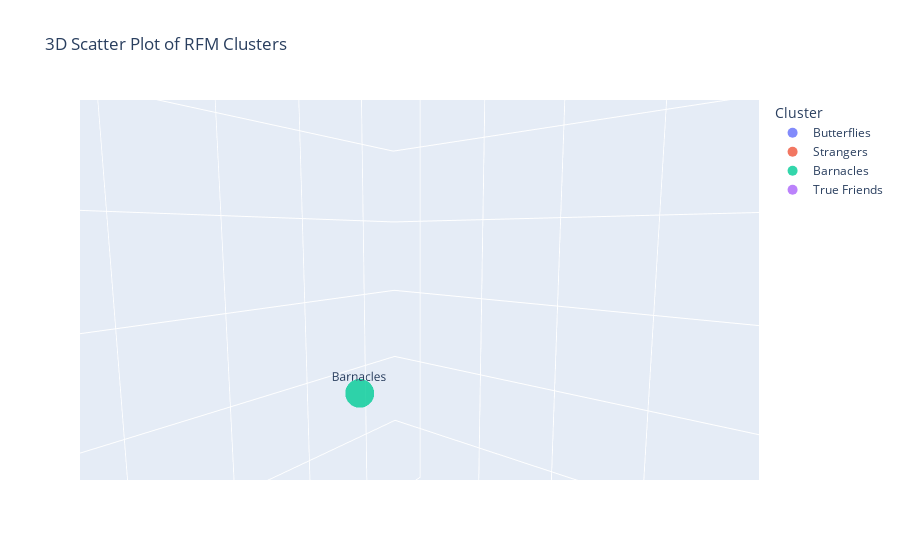

The cell this chart's notebook holds for it:
### Code cell
import plotly.express as px
import pandas as pd

# Sample RFM data (Replace this with your actual dataframe)
data = {
    'RecencyScore': [3.91, 2.56, 7.63, 8.31],
    'FrequencyScore': [6.37, 2.57, 3.95, 8.70],
    'MonetaryScore': [6.55, 2.44, 4.05, 8.61],
    'Cluster': ['Butterflies', 'Strangers', 'Barnacles','True Friends']
}

rfm_df = pd.DataFrame(data)

# 3D Scatter Plot
fig = px.scatter_3d(rfm_df, x='RecencyScore', y='FrequencyScore', z='MonetaryScore', 
                     color='Cluster', text='Cluster',
                     title='3D Scatter Plot of RFM Clusters', 
                     labels={'RecencyScore': 'Recency', 'FrequencyScore': 'Frequency', 'MonetaryScore': 'Monetary'},height=700)

fig.update_traces(marker=dict(size=10, opacity=0.8))
fig.show()

### Figure 1 — Plotly figure (JSON) as saved in the notebook; plotly's stock layout.template omitted (floating-point values rounded to 4 significant figures)
{"data": [{"hovertemplate": "Cluster=%{text}<br>Recency=%{x}<br>Frequency=%{y}<br>Monetary=%{z}<extra></extra>", "legendgroup": "Butterflies", "marker": {"color": "#636efa", "opacity": 0.8, "size": 10, "symbol": "circle"}, "mode": "markers+text", "name": "Butterflies", "scene": "scene", "showlegend": true, "text": ["Butterflies"], "type": "scatter3d", "x": [3.91], "y": [6.37], "z": [6.55]}, {"hovertemplate": "Cluster=%{text}<br>Recency=%{x}<br>Frequency=%{y}<br>Monetary=%{z}<extra></extra>", "legendgroup": "Strangers", "marker": {"color": "#EF553B", "opacity": 0.8, "size": 10, "symbol": "circle"}, "mode": "markers+text", "name": "Strangers", "scene": "scene", "showlegend": true, "text": ["Strangers"], "type": "scatter3d", "x": [2.56], "y": [2.57], "z": [2.44]}, {"hovertemplate": "Cluster=%{text}<br>Recency=%{x}<br>Frequency=%{y}<br>Monetary=%{z}<extra></extra>", "legendgroup": "Barnacles", "marker": {"color": "#00cc96", "opacity": 0.8, "size": 10, "symbol": "circle"}, "mode": "markers+text", "name": "Barnacles", "scene": "scene", "showlegend": true, "text": ["Barnacles"], "type": "scatter3d", "x": [7.63], "y": [3.95], "z": [4.05]}, {"hovertemplate": "Cluster=%{text}<br>Recency=%{x}<br>Frequency=%{y}<br>Monetary=%{z}<extra></extra>", "legendgroup": "True Friends", "marker": {"color": "#ab63fa", "opacity": 0.8, "size": 10, "symbol": "circle"}, "mode": "markers+text", "name": "True Friends", "scene": "scene", "showlegend": true, "text": ["True Friends"], "type": "scatter3d", "x": [8.31], "y": [8.7], "z": [8.61]}], "layout": {"autosize": true, "legend": {"title": {"text": "Cluster"}, "tracegroupgap": 0}, "scene": {"aspectmode": "auto", "aspectratio": {"x": 0.9562, "y": 1.019, "z": 1.026}, "camera": {"center": {"x": 0, "y": 0, "z": 0}, "eye": {"x": -0.2217, "y": 0.28, "z": 0.04177}, "projection": {"type": "perspective"}, "up": {"x": 0, "y": 0, "z": 1}}, "domain": {"x": [0, 1], "y": [0, 1]}, "xaxis": {"title": {"text": "Recency"}, "type": "linear"}, "yaxis": {"title": {"text": "Frequency"}, "type": "linear"}, "zaxis": {"title": {"text": "Monetary"}, "type": "linear"}}, "title": {"text": "3D Scatter Plot of RFM Clusters"}}}
